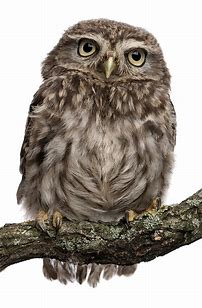
#> input picture DIP/images/owl.png, 202 x 308 px
$ python 'Task_6_Negative Transformation.py'
#> lines starting #> are read from the running program, lines starting #| are printed output that depends on the picture
import cv2
import matplotlib.pyplot as plt

# Load the original image
original_image = cv2.imread("images/owl.png") # Replace with your image file
#> original_image is the input picture: shape (308, 202, 3); mean B, G, R 149.6, 157.2, 164.5

# Perform the negative transformation
negative_image = 256 - 1 - original_image
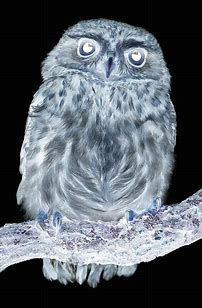
#> negative_image: shape (308, 202, 3); mean B, G, R 105.4, 97.8, 90.5

# Display the original and negative images side by side
plt.figure(figsize=(10, 5)) # Create a figure with a specified size
plt.subplot(1, 2, 1) # Subplot for the original image
plt.imshow(cv2.cvtColor(original_image, cv2.COLOR_BGR2RGB))
plt.title("Original Image")
plt.axis('off') # Turn off axis labels

plt.subplot(1, 2, 2) # Subplot for the negative image
plt.imshow(cv2.cvtColor(negative_image, cv2.COLOR_BGR2RGB))
plt.title("Negative Image")
plt.axis('off')

plt.show() # Show the figure with both images
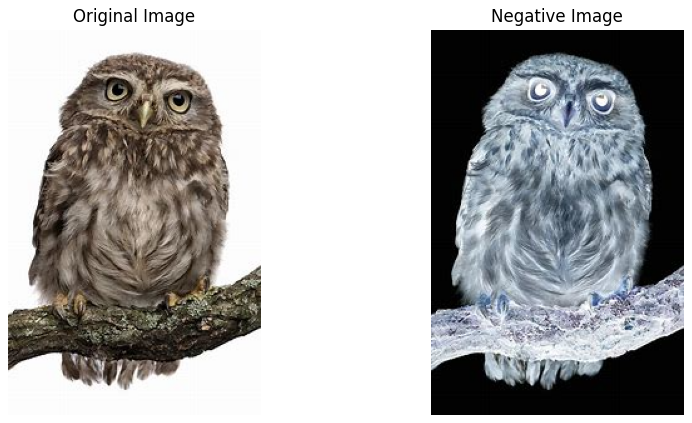
#> figure drawn by matplotlib, 2 panels
